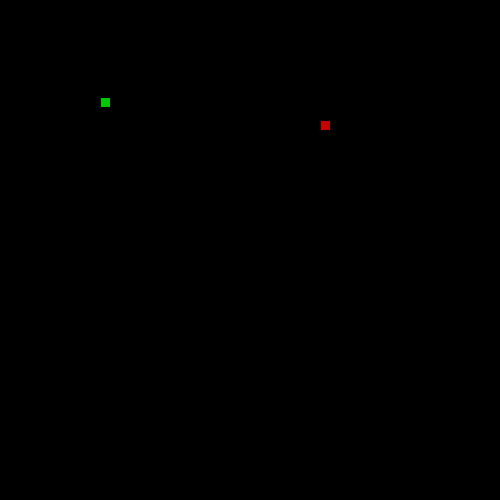
Frame 1 (no input)
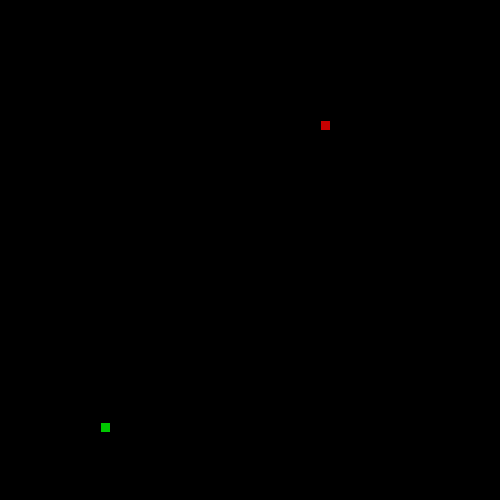
Frame 60 (the mouse pressed at the canvas centre just before this capture)
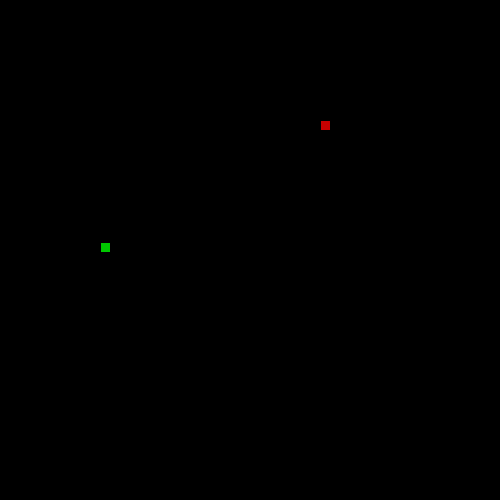
Frame 120 (the mouse held since frame 60 and released just before this capture)

The Processing sketch that drew these frames (run headless with seeded random() and noise(); from frame 60 on, the mouse is pressed at the canvas centre):

// Processing sketch: LeagueSnake
// ── LeagueSnake.pde
//*
// ***** SEGMENT CLASS *****
// This class will be used to represent each part of the moving snake.
//*
import java.lang.Math;
class Segment {

//Add x and y member variables. They will hold the corner location of each segment of the snake.
 int x;
 int y;

// Add a constructor with parameters to initialize each variable.
public Segment(int xsnake, int ysnake){
 x = xsnake;
 y = ysnake;
}
}

//*
// ***** GAME VARIABLES *****
// All the game variables that will be shared by the game methods are here
//*
Segment head;

int foodX;
int foodY;

ArrayList<Segment> tail = new ArrayList<Segment>();

int direction = UP;
int eaten = 0;

//*
// ***** SETUP METHODS *****
// These methods are called at the start of the game.
//*

void setup() {
  size(500,500);
  head = new Segment(100,100);
  frameRate(20);
  dropFood();
}

void dropFood() {
  //Set the food in a new random location
  foodX = ((int)random(50)*10);
  foodY = ((int)random(50)*10); 
}



//*
// ***** DRAW METHODS *****
// These methods are used to draw the snake and its food 
//*

void draw() {
  background(0,0,0);
  drawFood();
  fill(0,200,0);
  move();
  drawSnake();
  eat();

}

void drawFood() {
  //Draw the food
  fill(200,0,0);
  rect(foodX,foodY,10,10);

}

void drawSnake() {
  //Draw the head of the snake followed by its tail
  rect(head.x,head.y,10,10);
    
  manageTail();
 
}


//*
// ***** TAIL MANAGEMENT METHODS *****
// These methods make sure the tail is the correct length.
//*

void drawTail() {
  //Draw each segment of the tail 
  
  for(Segment s : tail){  
  fill(0,200,0);
  rect(s.x,s.y,10,10);
  }
}

void manageTail() {
  //After drawing the tail, add a new segment at the "start" of the tail and remove the one at the "end" 
  //This produces the illusion of the snake tail moving.
  checkTailCollision();
  drawTail();
  tail.add(new Segment(head.x,head.y));
  tail.remove(0);  
  
}

void checkTailCollision() {
  //If the snake crosses its own tail, shrink the tail back to one segment
   for(Segment s : tail){
    if(head.x==s.x&&head.y==s.y){
      eaten=1;
      tail = new ArrayList<Segment>();
      tail.add(new Segment(head.x,head.y));
    }
  }
}



//*
// ***** CONTROL METHODS *****
// These methods are used to change what is happening to the snake
//*

void keyPressed() {
  //Set the direction of the snake according to the arrow keys pressed
  if(key == CODED){
    if(keyCode == UP){
    direction = UP;
    }else if(keyCode == DOWN){
    direction = DOWN;
    }else if(keyCode == LEFT){
    direction = LEFT;
    }else if(keyCode == RIGHT){
    direction = RIGHT;
    }
  }
}

void move() {
  //Change the location of the Snake head based on the direction it is moving.   
   int speed = 3;
  switch(direction) {
   
  case UP:
  head.y = head.y-speed;
  
    // move head up here 
    break;
  case DOWN:
  head.y = head.y+speed;  
  
    // move head down here 
    break;
  case LEFT:
  head.x = head.x-speed;

   // figure it out 
    break;
  case RIGHT:
  head.x = head.x+speed;
  
    // mystery code goes here 
    break;
  }
  checkBoundaries();
  
}

void checkBoundaries() {
 //If the snake leaves the frame, make it reappear on the other side
 if(head.x<0){
   head.x = 500;
 }else if(head.x>500){
   head.x = 0; 
 }
 if(head.y<0){
   head.y=500;
 }else if(head.y>500){
   head.y=0;
 }
}




void eat() {
  //When the snake eats the food, its tail should grow and more food appear
  if(abs(foodX-head.x)<10&&abs(foodY-head.y)<10){
    eaten++;
    dropFood();
    drawFood();
    
    tail.add(new Segment(head.x,head.y));
    System.out.println(eaten);
    System.out.println(tail.size());
    
     System.out.println("//////");
     for(int i=0;i<tail.size();i++){
    System.out.println(tail.get(i).x + "," + tail.get(i).y);
    }

  }
}
